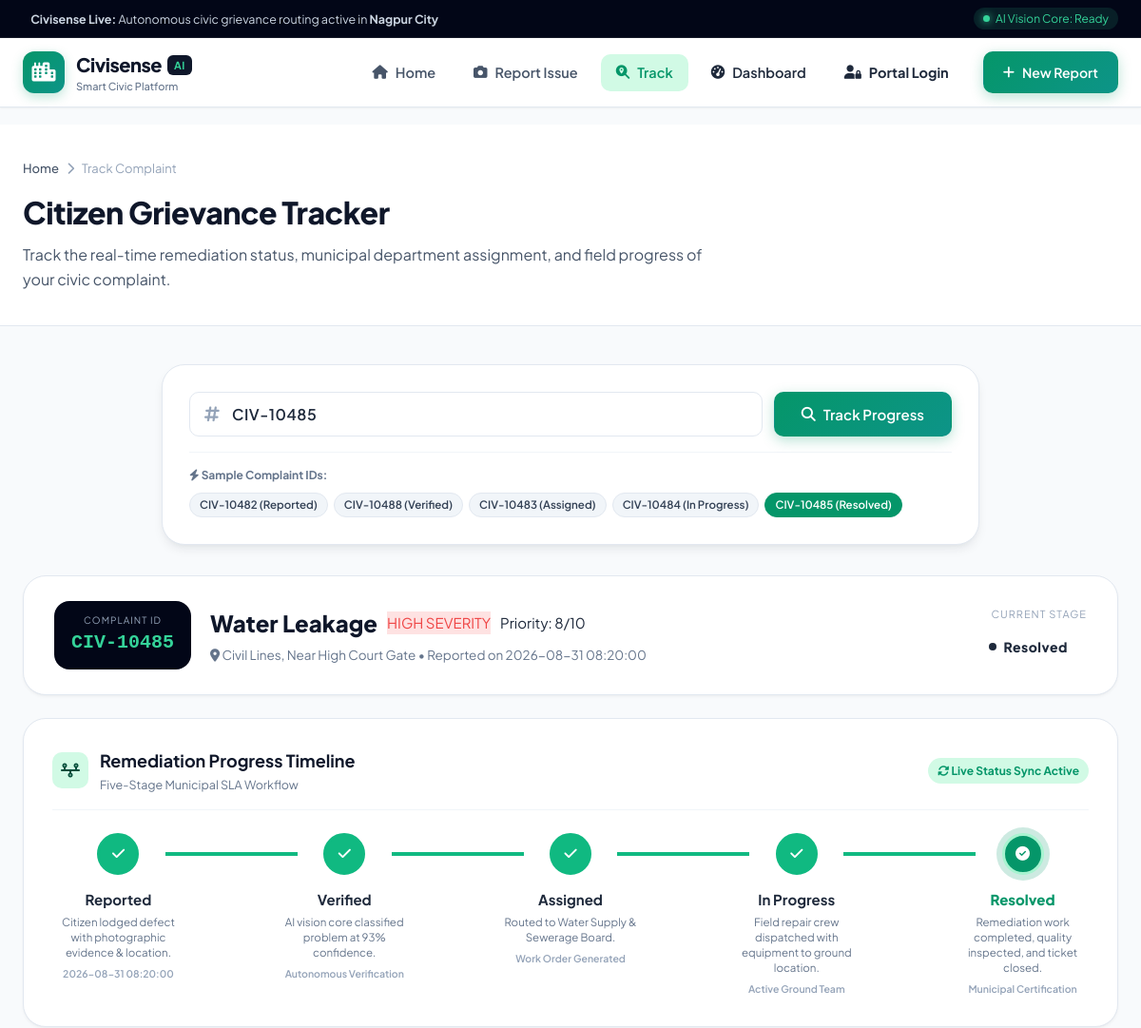
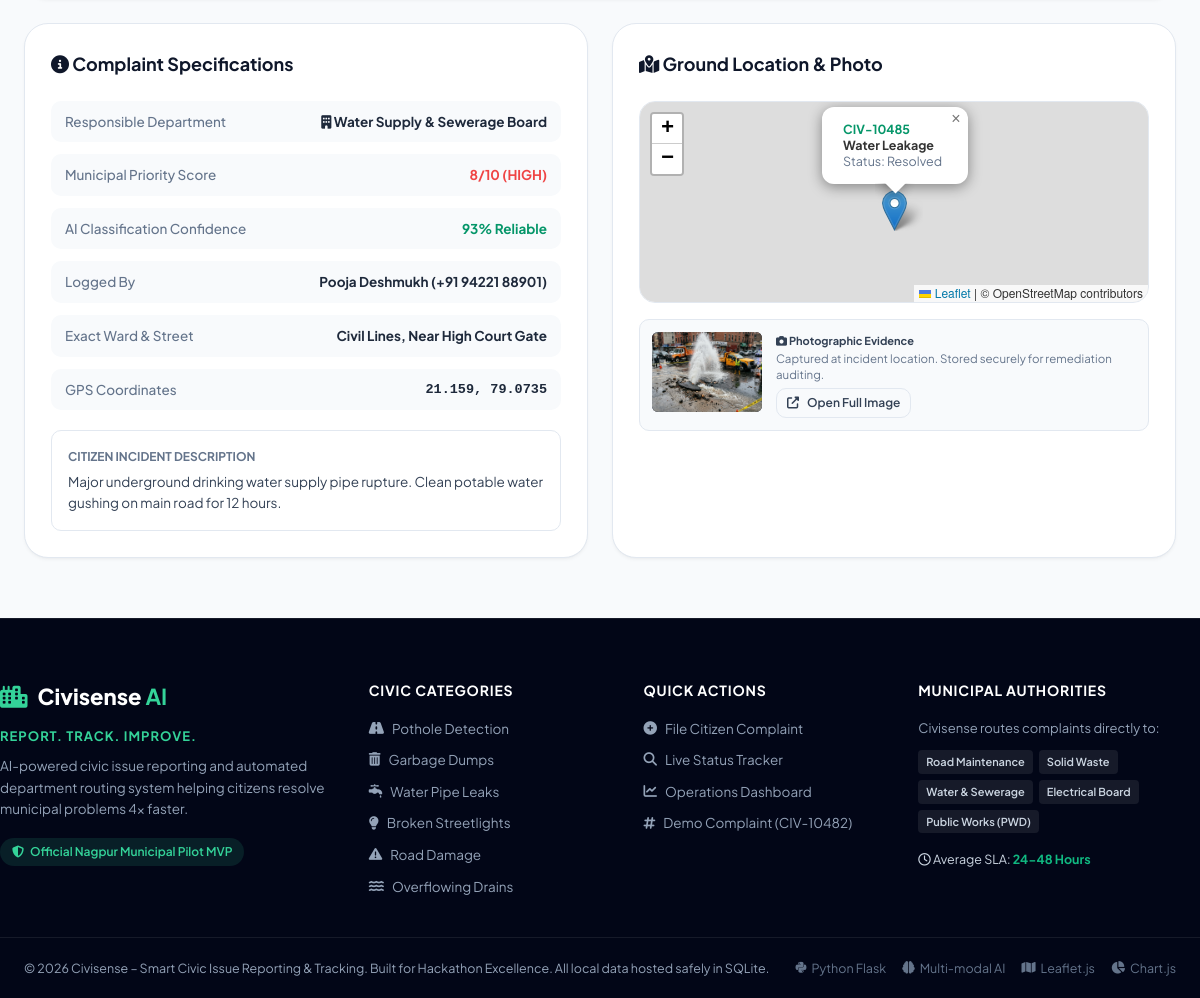
Page /track?id=CIV-10485 on the committed database (2 pictures, top to bottom).
### tables this page shows
CREATE TABLE complaints (
            id INTEGER PRIMARY KEY AUTOINCREMENT,
            complaint_id TEXT UNIQUE NOT NULL,
            name TEXT,
            contact TEXT,
            issue_type TEXT NOT NULL,
            description TEXT NOT NULL,
            image_path TEXT,
            latitude REAL,
            longitude REAL,
            location TEXT NOT NULL,
            confidence INTEGER NOT NULL,
            severity TEXT NOT NULL,
            priority INTEGER NOT NULL,
            department TEXT NOT NULL,
            status TEXT NOT NULL DEFAULT 'Reported',
            created_at TIMESTAMP NOT NULL DEFAULT CURRENT_TIMESTAMP
        );

### app.py (the view)
@app.route("/track")
def track():
    complaint_id = request.args.get("id", "").strip().upper()
    complaint = None
    not_found = False
    current_idx = 0
    if complaint_id:
        conn = get_db_connection()
        cursor = conn.cursor()
        cursor.execute("SELECT * FROM complaints WHERE complaint_id = ?", (complaint_id,))
        complaint = cursor.fetchone()
        conn.close()
        if not complaint:
            not_found = True
        else:
            status = complaint["status"]
            try:
                current_idx = next(i for i, s in enumerate(STATUS_ORDER) if s.lower() == status.lower())
            except StopIteration:
                current_idx = 0
    return render_template(
        "track.html",
        complaint_id=complaint_id,
        complaint=complaint,
        not_found=not_found,
        current_idx=current_idx,
        status_order=STATUS_ORDER
    )

### app.py (called while the page is built)
def get_db_connection():
    conn = sqlite3.connect(DATABASE_PATH)
    conn.row_factory = sqlite3.Row
    return conn

### templates/track.html (shortened to what this page needs)
{% extends "base.html" %}
{% block content %}
<div class="page-header">
    <div class="container">
        <div class="header-breadcrumbs">
            <a href="{{ url_for('index') }}">Home</a>
            <i class="fa-solid fa-chevron-right"></i>
            <span>Track Complaint</span>
        </div>
        <h1 class="page-title">Citizen Grievance Tracker</h1>
        <p class="page-subtitle">Track the real-time remediation status, municipal department assignment, and field progress of your civic complaint.</p>
    </div>
</div>
<div class="container py-8">
    <div class="track-search-card">
        <form action="{{ url_for('track') }}" method="GET" class="track-form" id="track-lookup-form">
            <div class="track-input-group">
                <div class="track-input-wrapper">
                    <i class="fa-solid fa-hashtag track-search-icon"></i>
                    <input type="text" name="id" id="track-id-input" value="{{ complaint_id or '' }}" placeholder="Enter Complaint ID (e.g., CIV-10482)" class="form-control track-input" required autofocus>
                </div>
                <button type="submit" class="btn btn-primary btn-track-submit" id="btn-track-search">
                    <i class="fa-solid fa-magnifying-glass"></i> Track Progress
                </button>
            </div>
        </form>
        <div class="track-quick-demo">
            <span class="quick-demo-title"><i class="fa-solid fa-bolt"></i> Sample Complaint IDs:</span>
            <div class="quick-demo-chips">
                <a href="{{ url_for('track') }}?id=CIV-10482" class="demo-chip {% if complaint_id == 'CIV-10482' %}active-chip{% endif %}">CIV-10482 (Reported)</a>
                <a href="{{ url_for('track') }}?id=CIV-10488" class="demo-chip {% if complaint_id == 'CIV-10488' %}active-chip{% endif %}">CIV-10488 (Verified)</a>
                <a href="{{ url_for('track') }}?id=CIV-10483" class="demo-chip {% if complaint_id == 'CIV-10483' %}active-chip{% endif %}">CIV-10483 (Assigned)</a>
                <a href="{{ url_for('track') }}?id=CIV-10484" class="demo-chip {% if complaint_id == 'CIV-10484' %}active-chip{% endif %}">CIV-10484 (In Progress)</a>
                <a href="{{ url_for('track') }}?id=CIV-10485" class="demo-chip {% if complaint_id == 'CIV-10485' %}active-chip{% endif %}">CIV-10485 (Resolved)</a>
            </div>
        </div>
    </div>
    {% if complaint %}
    <div class="tracking-results-view">
        <div class="track-header-card">
            <div class="track-header-main">
                <div class="track-id-badge">
                    <span class="badge-label">COMPLAINT ID</span>
                    <strong class="badge-val">{{ complaint.complaint_id }}</strong>
                </div>
                <div class="track-header-titles">
                    <div class="track-issue-row">
                        <h2 class="track-issue-heading">{{ complaint.issue_type }}</h2>
                        <span class="severity-pill badge-{{ complaint.severity.lower() }}">{{ complaint.severity }} SEVERITY</span>
                        <span class="priority-pill">Priority: {{ complaint.priority }}/10</span>
                    </div>
                    <p class="track-location-sub">
                        <i class="fa-solid fa-location-dot"></i> {{ complaint.location }} &bull; Reported on {{ complaint.created_at }}
                    </p>
                </div>
            </div>
            <div class="track-header-status">
                <span class="current-status-label">Current Stage</span>
                <div class="status-badge-lg status-{{ complaint.status.lower().replace(' ', '-') }}" id="track-header-status-badge">
                    <span class="pulse-circle"></span>
                    <span id="track-header-status-text">{{ complaint.status }}</span>
                </div>
            </div>
        </div>
        <div class="timeline-container-card" id="timeline-card" data-complaint-id="{{ complaint.complaint_id }}" data-current-status="{{ complaint.status }}" data-current-idx="{{ current_idx }}">
            <div class="card-header border-bottom">
                <div class="card-title-group">
                    <div class="card-icon-tag"><i class="fa-solid fa-timeline"></i></div>
                    <div>
                        <h3 class="card-title">Remediation Progress Timeline</h3>
                        <span class="card-subtitle">Five-Stage Municipal SLA Workflow</span>
                    </div>
                </div>
                <span class="live-update-badge" id="live-sync-badge"><i class="fa-solid fa-rotate fa-spin"></i> Live Status Sync Active</span>
            </div>
            <div class="visual-timeline" id="visual-timeline-track">
                <div class="timeline-step {% if current_idx >= 0 %}step-completed{% endif %} {% if current_idx == 0 %}step-active{% endif %}" id="timeline-step-0" data-step-idx="0">
                    <div class="step-marker" id="step-marker-0">
                        {% if current_idx > 0 %}
                            <i class="fa-solid fa-check"></i>
                        {% elif current_idx == 0 %}
                            <span class="step-dot-active"></span>
                        {% else %}
                            <span>1</span>
                        {% endif %}
                    </div>
                    <div class="step-content">
                        <h4 class="step-title">Reported</h4>
                        <p class="step-desc">Citizen lodged defect with photographic evidence & location.</p>
                        <span class="step-timestamp">{{ complaint.created_at }}</span>
                    </div>
                </div>
                <div class="timeline-connector {% if current_idx >= 1 %}connector-completed{% endif %}" id="timeline-connector-0"></div>
                <div class="timeline-step {% if current_idx >= 1 %}step-completed{% endif %} {% if current_idx == 1 %}step-active{% endif %}" id="timeline-step-1" data-step-idx="1">
                    <div class="step-marker" id="step-marker-1">
                        {% if current_idx > 1 %}
                            <i class="fa-solid fa-check"></i>
                        {% elif current_idx == 1 %}
                            <span class="step-dot-active"></span>
                        {% else %}
                            <span>2</span>
                        {% endif %}
                    </div>
                    <div class="step-content">
                        <h4 class="step-title">Verified</h4>
                        <p class="step-desc">AI vision core classified problem at {{ complaint.confidence }}% confidence.</p>
                        <span class="step-timestamp">Autonomous Verification</span>
                    </div>
                </div>
                <div class="timeline-connector {% if current_idx >= 2 %}connector-completed{% endif %}" id="timeline-connector-1"></div>
                <div class="timeline-step {% if current_idx >= 2 %}step-completed{% endif %} {% if current_idx == 2 %}step-active{% endif %}" id="timeline-step-2" data-step-idx="2">
                    <div class="step-marker" id="step-marker-2">
                        {% if current_idx > 2 %}
                            <i class="fa-solid fa-check"></i>
                        {% elif current_idx == 2 %}
                            <span class="step-dot-active"></span>
                        {% else %}
                            <span>3</span>
                        {% endif %}
                    </div>
                    <div class="step-content">
                        <h4 class="step-title">Assigned</h4>
                        <p class="step-desc">Routed to {{ complaint.department }}.</p>
                        <span class="step-timestamp">Work Order Generated</span>
                    </div>
                </div>
                <div class="timeline-connector {% if current_idx >= 3 %}connector-completed{% endif %}" id="timeline-connector-2"></div>
                <div class="timeline-step {% if current_idx >= 3 %}step-completed{% endif %} {% if current_idx == 3 %}step-active{% endif %}" id="timeline-step-3" data-step-idx="3">
                    <div class="step-marker" id="step-marker-3">
                        {% if current_idx > 3 %}
                            <i class="fa-solid fa-check"></i>
                        {% elif current_idx == 3 %}
                            <span class="step-dot-active"></span>
                        {% else %}
                            <span>4</span>
                        {% endif %}
                    </div>
                    <div class="step-content">
                        <h4 class="step-title">In Progress</h4>
                        <p class="step-desc">Field repair crew dispatched with equipment to ground location.</p>
                        <span class="step-timestamp">Active Ground Team</span>
                    </div>
                </div>
                <div class="timeline-connector {% if current_idx >= 4 %}connector-completed{% endif %}" id="timeline-connector-3"></div>
                <div class="timeline-step {% if current_idx >= 4 %}step-completed{% endif %} {% if current_idx == 4 %}step-active{% endif %}" id="timeline-step-4" data-step-idx="4">
                    <div class="step-marker" id="step-marker-4">
                        {% if current_idx == 4 %}
                            <i class="fa-solid fa-circle-check"></i>
                        {% else %}
                            <span>5</span>
                        {% endif %}
                    </div>
                    <div class="step-content">
                        <h4 class="step-title">Resolved</h4>
                        <p class="step-desc">Remediation work completed, quality inspected, and ticket closed.</p>
                        <span class="step-timestamp">Municipal Certification</span>
                    </div>
                </div>
            </div>
        </div>
        <div class="track-details-grid">
            <div class="track-card">
                <div class="card-header">
                    <h3 class="card-title"><i class="fa-solid fa-circle-info"></i> Complaint Specifications</h3>
                </div>
                <div class="track-spec-list">
                    <div class="spec-item">
                        <span class="spec-label">Responsible Department</span>
                        <strong class="spec-val"><i class="fa-solid fa-building"></i> {{ complaint.department }}</strong>
                    </div>
                    <div class="spec-item">
                        <span class="spec-label">Municipal Priority Score</span>
                        <strong class="spec-val text-priority">{{ complaint.priority }}/10 ({{ complaint.severity }})</strong>
                    </div>
                    <div class="spec-item">
                        <span class="spec-label">AI Classification Confidence</span>
                        <strong class="spec-val text-confidence">{{ complaint.confidence }}% Reliable</strong>
                    </div>
                    <div class="spec-item">
                        <span class="spec-label">Logged By</span>
                        <strong class="spec-val">{{ complaint.name }} ({{ complaint.contact }})</strong>
                    </div>
                    <div class="spec-item">
                        <span class="spec-label">Exact Ward & Street</span>
                        <strong class="spec-val">{{ complaint.location }}</strong>
                    </div>
                    <div class="spec-item">
                        <span class="spec-label">GPS Coordinates</span>
                        <strong class="spec-val font-mono">{{ complaint.latitude }}, {{ complaint.longitude }}</strong>
                    </div>
                </div>
                <div class="track-description-box">
                    <h4 class="desc-box-title">Citizen Incident Description</h4>
                    <p class="desc-box-content">{{ complaint.description }}</p>
                </div>
            </div>
            <div class="track-card">
                <div class="card-header">
                    <h3 class="card-title"><i class="fa-solid fa-map-location-dot"></i> Ground Location & Photo</h3>
                </div>
                <div class="track-map-wrapper">
                    <div id="track-complaint-map" class="track-map-container"
                         data-lat="{{ complaint.latitude }}"
                         data-lng="{{ complaint.longitude }}"
                         data-id="{{ complaint.complaint_id }}"
                         data-issue="{{ complaint.issue_type }}"
                         data-status="{{ complaint.status }}">
                    </div>
                </div>
                <div class="track-photo-box">
                    <div class="photo-thumb-wrapper">
                        <img src="{{ url_for('static', filename='uploads/' + complaint.image_path) }}" alt="{{ complaint.issue_type }} Photo" class="track-photo-thumb" onerror="this.src='{{ url_for('static', filename='uploads/pothole_ward12.jpg') }}'">
                    </div>
                    <div class="photo-info">
                        <span class="photo-badge"><i class="fa-solid fa-camera"></i> Photographic Evidence</span>
                        <p class="photo-sub">Captured at incident location. Stored securely for remediation auditing.</p>
                        <a href="{{ url_for('static', filename='uploads/' + complaint.image_path) }}" target="_blank" class="btn btn-outline btn-xs">
                            <i class="fa-solid fa-up-right-from-square"></i> Open Full Image
                        </a>
                    </div>
                </div>
            </div>
        </div>
    </div>
    {% endif %}
</div>
{% endblock %}

### rows in the picture
complaints: complaint_id "CIV-10485", issue_type "Water Leakage", severity "HIGH", priority "8", location "Civil Lines, Near High Court Gate", created_at "2026-08-31 08:20:00", status "Resolved", confidence "93", department "Water Supply & Sewerage Board", name "Pooja Deshmukh", contact "+91 94221 88901", latitude "21.159", longitude "79.0735", description "Major underground drinking water supply pipe rupture. Clean potable water gushing on main road for 12 hours.", image_path (picture)
